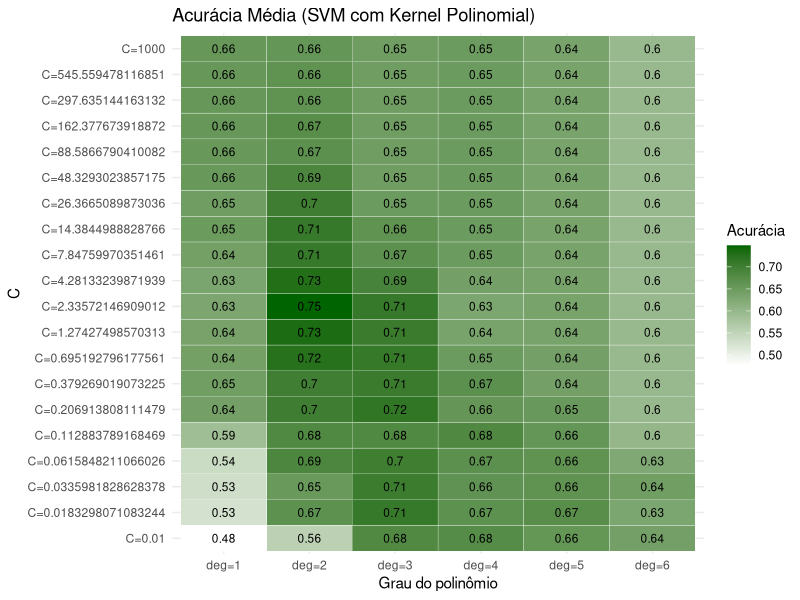

Source code (R):
rm(list = ls())

set.seed(126)

library(mlbench)
library(kernlab)
library(ggplot2)
library(reshape2)

# Carrega dados e normaliza
data(Glass)
x <- scale(Glass[, -10])
y <- Glass$Type

# Hiperparâmetros
C_vals <- 10^seq(-2, 3, length.out = 20)      # C: 0.01 a 100
deg_vals <- 1:6                              # grau do polinômio
scale_val <- 1                               # fator de escala fixo

# Matriz para armazenar acurácias médias
acc_matrix <- matrix(0, nrow = length(C_vals), ncol = length(deg_vals),
                     dimnames = list(paste0("C=", C_vals),
                                     paste0("deg=", deg_vals)))

# Validação cruzada 10-fold
set.seed(42)
folds <- sample(rep(1:10, length.out = nrow(x)))

# Loop para testar combinações
for (i in seq_along(C_vals)) {
  for (j in seq_along(deg_vals)) {
    accs <- numeric(10)
    for (k in 1:10) {
      test_idx <- which(folds == k)
      train_idx <- setdiff(1:nrow(x), test_idx)
      
      model <- ksvm(x[train_idx, ], y[train_idx],
                    type = "C-svc",
                    kernel = "polydot",
                    C = C_vals[i],
                    kpar = list(degree = deg_vals[j], scale = scale_val),
                    scaled = FALSE)
      
      pred <- predict(model, x[test_idx, ])
      accs[k] <- mean(pred == y[test_idx])
    }
    acc_matrix[i, j] <- mean(accs)
  }
}

# Converte para data frame longo para plotagem
acc_df <- melt(acc_matrix)
colnames(acc_df) <- c("C", "Degree", "Acuracia")

# Plot heatmap
ggplot(acc_df, aes(x = Degree, y = C, fill = Acuracia)) +
  geom_tile(color = "white") +
  geom_text(aes(label = round(Acuracia, 2)), size = 3) +
  scale_fill_gradient(low = "white", high = "darkgreen") +
  theme_minimal() +
  labs(title = "Acurácia Média (SVM com Kernel Polinomial)",
       x = "Grau do polinômio",
       y = "C",
       fill = "Acurácia")
